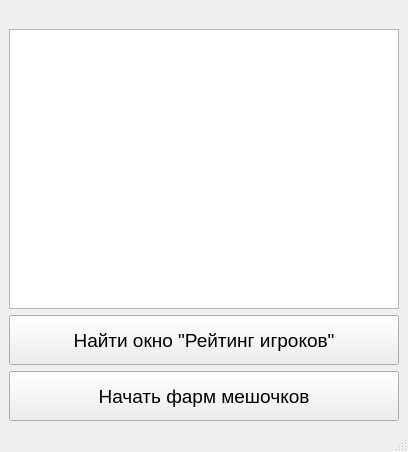
<?xml version="1.0" encoding="UTF-8"?>
<ui version="4.0">
 <class>MainWindow</class>
 <widget class="QMainWindow" name="MainWindow">
  <property name="geometry">
   <rect>
    <x>0</x>
    <y>0</y>
    <width>408</width>
    <height>452</height>
   </rect>
  </property>
  <property name="maximumSize">
   <size>
    <width>408</width>
    <height>16777215</height>
   </size>
  </property>
  <property name="windowTitle">
   <string>RevBot</string>
  </property>
  <property name="windowIcon">
   <iconset resource="app.qrc">
    <normaloff>:/images/university.ico</normaloff>:/images/university.ico</iconset>
  </property>
  <widget class="QWidget" name="centralwidget">
   <layout class="QVBoxLayout" name="verticalLayout">
    <item>
     <widget class="QLabel" name="preview">
      <property name="text">
       <string/>
      </property>
      <property name="pixmap">
       <pixmap resource="app.qrc">:/images/rev-logo.png</pixmap>
      </property>
      <property name="scaledContents">
       <bool>false</bool>
      </property>
      <property name="alignment">
       <set>Qt::AlignCenter</set>
      </property>
     </widget>
    </item>
    <item>
     <widget class="QTextEdit" name="message">
      <property name="font">
       <font>
        <pointsize>14</pointsize>
       </font>
      </property>
      <property name="readOnly">
       <bool>true</bool>
      </property>
     </widget>
    </item>
    <item>
     <widget class="QPushButton" name="find_start_pos_btn">
      <property name="minimumSize">
       <size>
        <width>0</width>
        <height>50</height>
       </size>
      </property>
      <property name="font">
       <font>
        <pointsize>14</pointsize>
       </font>
      </property>
      <property name="text">
       <string>Найти окно &quot;Рейтинг игроков&quot;</string>
      </property>
     </widget>
    </item>
    <item>
     <widget class="QPushButton" name="start_stop_btn">
      <property name="minimumSize">
       <size>
        <width>0</width>
        <height>50</height>
       </size>
      </property>
      <property name="font">
       <font>
        <pointsize>14</pointsize>
       </font>
      </property>
      <property name="text">
       <string>Начать фарм мешочков</string>
      </property>
     </widget>
    </item>
   </layout>
  </widget>
  <widget class="QStatusBar" name="statusbar"/>
 </widget>
 <resources>
  <include location="app.qrc"/>
 </resources>
 <connections/>
</ui>
